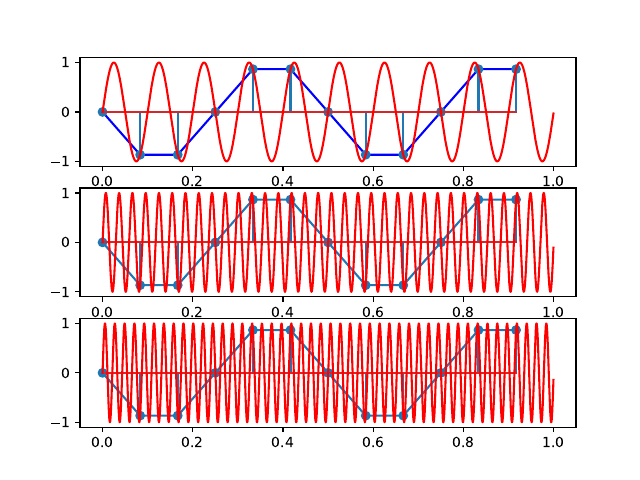

Recreate this plot in Python.
import numpy as np
import math
import matplotlib.pyplot as plt
from matplotlib.backends.backend_pdf import PdfPages
from time import time

pdf = []
pdfDoc = PdfPages('p03.pdf')

f0 = 10
fs = 12
t = np.arange(0, 1, 1/fs)
t2 = np.arange(0, 1, 1/(200 * f0))
signal = np.sin(2 * np.pi * f0 * t)
signal_good = np.sin(2 * np.pi * f0 * t2)

fig, axs = plt.subplots(3)

axs[0].plot(t, signal, color='blue')
axs[0].stem(t, signal)
axs[0].plot(t2, signal_good, color='red')

K = [2, 3]
for k in range(len(K)):
    signal_sim = np.sin(2 * np.pi * (f0 + K[k] * fs) * t)
    axs[k + 1].stem(t, signal_sim)
    axs[k + 1].plot(t, signal_sim)
    
    signal_sim_good = np.sin(2 * np.pi * (f0 + K[k] * fs) * t2)
    axs[k + 1].plot(t2, signal_sim_good, color='red')

pdf.append(fig)
fig.savefig('p03.png')

for page in pdf:
    pdfDoc.savefig(page)
pdfDoc.close()